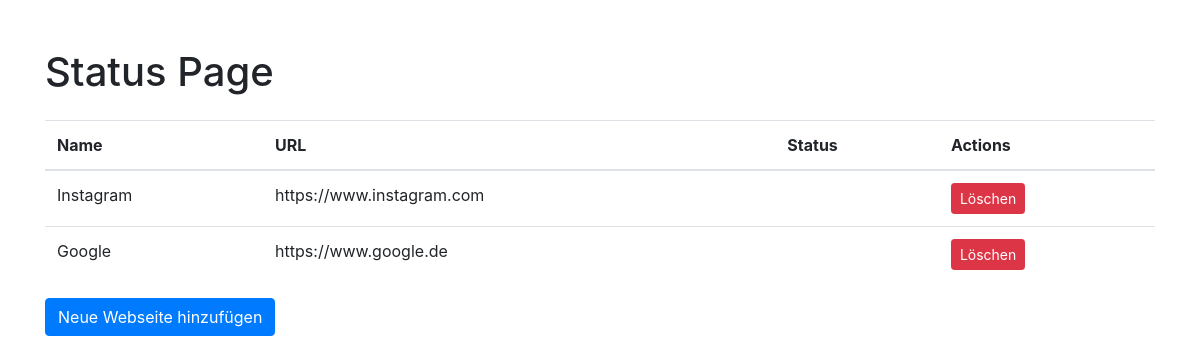
Before: / with the older database file.
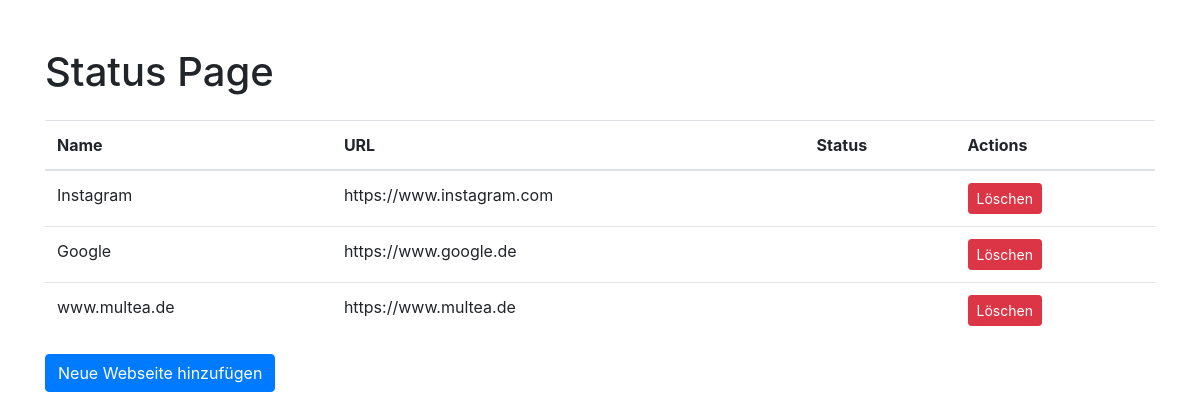
After: the same page with the newer database file.
### status_app/models.py (models this page shows, shortened)
class Website(models.Model):
    name = models.CharField(max_length=255)
    url = models.URLField(unique=True)

### status_app/views.py (the view)
# urls.py: path('', status_page, name='status_page'),
def status_page(request):
    websites = Website.objects.all()
    return render(request, 'status_page.html', {'websites': websites})

### status_app/templates/status_page.html (shortened to what this page needs)
{% load static %}
<!DOCTYPE html>
<html lang="de">
<head>
    <link rel="stylesheet" href="https://stackpath.bootstrapcdn.com/bootstrap/4.5.2/css/bootstrap.min.css">
    <link rel="stylesheet" href="{% static 'css/styles.css' %}">
</head>
<body>
    <div class="container mt-5">
        <h1 class="mb-4">Status Page</h1>
        <table class="table">
            <thead>
                <tr>
                    <th>Name</th>
                    <th>URL</th>
                    <th>Status</th>
                    <th>Actions</th>
                </tr>
            </thead>
            <tbody>
                {% for website in websites %}
                <tr>
                    <td>{{ website.name }}</td>
                    <td>{{ website.url }}</td>
                    <td id="status"><script src="{% static "js/main.js" %}"type="text/javascript"></script></td>
                    <td>
                        <form method="post" action="{% url 'delete_website' website.id %}" style="display:inline;">
                            <button type="submit" class="btn btn-danger btn-sm">Löschen</button>
                        </form>
                    </td>
                </tr>
                {% endfor %}
            </tbody>
        </table>
        <a href="{% url 'add_website' %}" class="btn btn-primary">Neue Webseite hinzufügen</a>
    </div>
</body>
</html>

Changed rows visible on the page:
added Website: name "www.multea.de", url "https://www.multea.de"
